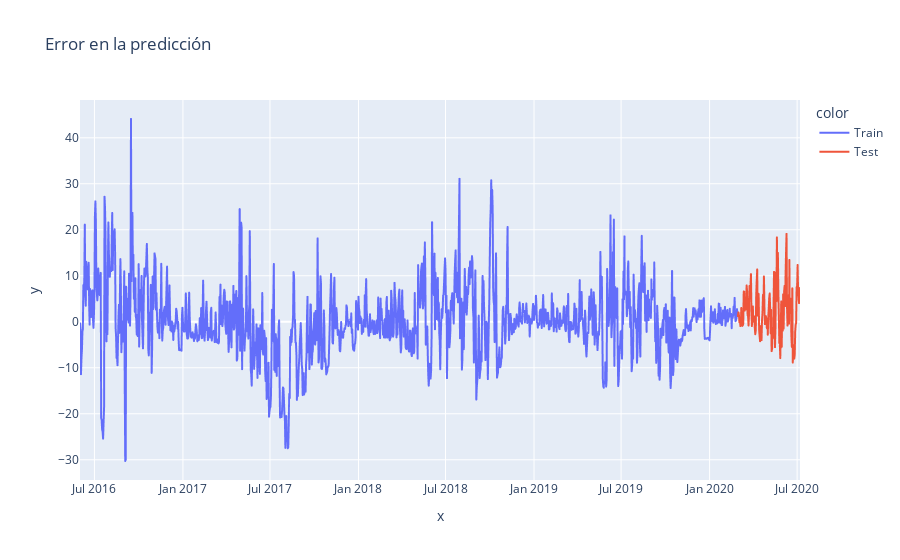

This figure's notebook cell:
### Code cell
# calculamos errores de train y test
error_train = y_train - train_pred
error_test = y_test - test_pred
error = pd.concat([error_train, error_test])

# graficamos errores
fig = px.line(x = df.date, y=error, title='Error en la predicción', color = df.set)
fig.show()

### Figure 1 — Plotly figure (JSON) as saved in the notebook; plotly's stock layout.template omitted (floating-point values rounded to 4 significant figures; data arrays with more than 128 entries replaced by an {"elided": "..."} marker saying what was removed)
{"data": [{"hovertemplate": "color=Train<br>x=%{x}<br>y=%{y}<extra></extra>", "legendgroup": "Train", "line": {"color": "#636efa", "dash": "solid"}, "marker": {"symbol": "circle"}, "mode": "lines", "name": "Train", "showlegend": true, "type": "scattergl", "x": {"elided": "1368 str values"}, "xaxis": "x", "y": {"elided": "1368 float values"}, "yaxis": "y"}, {"hovertemplate": "color=Test<br>x=%{x}<br>y=%{y}<extra></extra>", "legendgroup": "Test", "line": {"color": "#EF553B", "dash": "solid"}, "marker": {"symbol": "circle"}, "mode": "lines", "name": "Test", "showlegend": true, "type": "scattergl", "x": {"elided": "130 str values"}, "xaxis": "x", "y": {"elided": "130 float values"}, "yaxis": "y"}], "layout": {"legend": {"title": {"text": "color"}, "tracegroupgap": 0}, "title": {"text": "Error en la predicción"}, "xaxis": {"anchor": "y", "domain": [0, 1], "title": {"text": "x"}}, "yaxis": {"anchor": "x", "domain": [0, 1], "title": {"text": "y"}}}}
